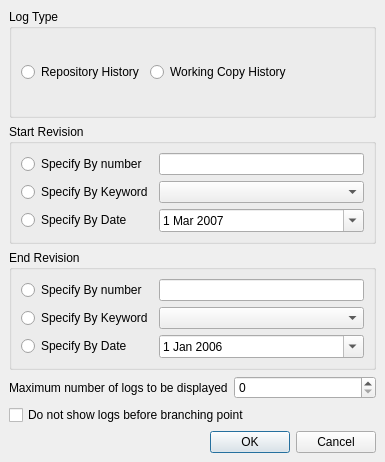
<ui version="4.0" >
 <class>SvnLogViewOptionDlg</class>
 <widget class="QDialog" name="SvnLogViewOptionDlg" >
  <property name="geometry" >
   <rect>
    <x>0</x>
    <y>0</y>
    <width>385</width>
    <height>462</height>
   </rect>
  </property>
  <property name="windowTitle" >
   <string>SvnLogViewOptionDlgBase</string>
  </property>
  <layout class="QGridLayout" >
   <property name="margin" >
    <number>9</number>
   </property>
   <property name="spacing" >
    <number>6</number>
   </property>
   <item row="5" column="0" >
    <layout class="QHBoxLayout" >
     <property name="margin" >
      <number>0</number>
     </property>
     <property name="spacing" >
      <number>6</number>
     </property>
     <item>
      <spacer>
       <property name="orientation" >
        <enum>Qt::Horizontal</enum>
       </property>
       <property name="sizeHint" >
        <size>
         <width>40</width>
         <height>20</height>
        </size>
       </property>
      </spacer>
     </item>
     <item>
      <widget class="QPushButton" name="pushButton" >
       <property name="text" >
        <string>OK</string>
       </property>
      </widget>
     </item>
     <item>
      <widget class="QPushButton" name="pushButton_2" >
       <property name="text" >
        <string>Cancel</string>
       </property>
      </widget>
     </item>
    </layout>
   </item>
   <item row="1" column="0" >
    <widget class="QGroupBox" name="groupBox" >
     <property name="title" >
      <string>Start Revision</string>
     </property>
     <layout class="QGridLayout" >
      <property name="margin" >
       <number>9</number>
      </property>
      <property name="spacing" >
       <number>6</number>
      </property>
      <item row="0" column="1" >
       <widget class="QLineEdit" name="startNumEdit" />
      </item>
      <item row="1" column="1" >
       <widget class="QComboBox" name="startKindEdit" />
      </item>
      <item row="2" column="1" >
       <widget class="QDateEdit" name="startDateEdit" >
        <property name="date" >
         <date>
          <year>2007</year>
          <month>3</month>
          <day>1</day>
         </date>
        </property>
        <property name="calendarPopup" >
         <bool>true</bool>
        </property>
       </widget>
      </item>
      <item row="1" column="0" >
       <widget class="QRadioButton" name="startKind" >
        <property name="text" >
         <string>Specify By Keyword</string>
        </property>
       </widget>
      </item>
      <item row="2" column="0" >
       <widget class="QRadioButton" name="startDate" >
        <property name="text" >
         <string>Specify By Date</string>
        </property>
       </widget>
      </item>
      <item row="0" column="0" >
       <widget class="QRadioButton" name="startNum" >
        <property name="text" >
         <string>Specify By number</string>
        </property>
       </widget>
      </item>
     </layout>
    </widget>
   </item>
   <item row="4" column="0" >
    <widget class="QCheckBox" name="checkBox1" >
     <property name="text" >
      <string>Do not show logs before branching point</string>
     </property>
     <property name="shortcut" >
      <string/>
     </property>
    </widget>
   </item>
   <item row="2" column="0" >
    <widget class="QGroupBox" name="groupBox_2" >
     <property name="title" >
      <string>End Revision</string>
     </property>
     <layout class="QGridLayout" >
      <property name="margin" >
       <number>9</number>
      </property>
      <property name="spacing" >
       <number>6</number>
      </property>
      <item row="0" column="0" >
       <widget class="QRadioButton" name="endNum" >
        <property name="text" >
         <string>Specify By number</string>
        </property>
       </widget>
      </item>
      <item row="2" column="0" >
       <widget class="QRadioButton" name="endDate" >
        <property name="text" >
         <string>Specify By Date</string>
        </property>
       </widget>
      </item>
      <item row="1" column="0" >
       <widget class="QRadioButton" name="endKind" >
        <property name="text" >
         <string>Specify By Keyword</string>
        </property>
       </widget>
      </item>
      <item row="2" column="1" >
       <widget class="QDateEdit" name="endDateEdit" >
        <property name="date" >
         <date>
          <year>2006</year>
          <month>1</month>
          <day>1</day>
         </date>
        </property>
        <property name="calendarPopup" >
         <bool>true</bool>
        </property>
       </widget>
      </item>
      <item row="1" column="1" >
       <widget class="QComboBox" name="endKindEdit" />
      </item>
      <item row="0" column="1" >
       <widget class="QLineEdit" name="endNumEdit" />
      </item>
     </layout>
    </widget>
   </item>
   <item row="3" column="0" >
    <layout class="QHBoxLayout" >
     <property name="margin" >
      <number>0</number>
     </property>
     <property name="spacing" >
      <number>6</number>
     </property>
     <item>
      <widget class="QLabel" name="label" >
       <property name="text" >
        <string>Maximum number of logs to be displayed</string>
       </property>
      </widget>
     </item>
     <item>
      <widget class="QSpinBox" name="limitNumber" >
       <property name="maximum" >
        <number>99999</number>
       </property>
       <property name="minimum" >
        <number>0</number>
       </property>
      </widget>
     </item>
    </layout>
   </item>
   <item row="0" column="0" >
    <widget class="QGroupBox" name="logType" >
     <property name="title" >
      <string>Log Type</string>
     </property>
     <layout class="QGridLayout" >
      <property name="margin" >
       <number>9</number>
      </property>
      <property name="spacing" >
       <number>6</number>
      </property>
      <item row="0" column="2" >
       <spacer>
        <property name="orientation" >
         <enum>Qt::Horizontal</enum>
        </property>
        <property name="sizeHint" >
         <size>
          <width>40</width>
          <height>20</height>
         </size>
        </property>
       </spacer>
      </item>
      <item row="0" column="1" >
       <widget class="QRadioButton" name="workingCopy" >
        <property name="text" >
         <string>Working Copy History</string>
        </property>
       </widget>
      </item>
      <item row="0" column="0" >
       <widget class="QRadioButton" name="reposit" >
        <property name="text" >
         <string>Repository History</string>
        </property>
       </widget>
      </item>
     </layout>
    </widget>
   </item>
  </layout>
 </widget>
 <layoutdefault spacing="6" margin="11" />
 <pixmapfunction>qPixmapFromMimeSource</pixmapfunction>
 <includes>
  <include location="local" >knuminput.h</include>
  <include location="local" >knuminput.h</include>
  <include location="local" >knuminput.h</include>
  <include location="local" >knuminput.h</include>
 </includes>
 <resources/>
 <connections/>
</ui>
